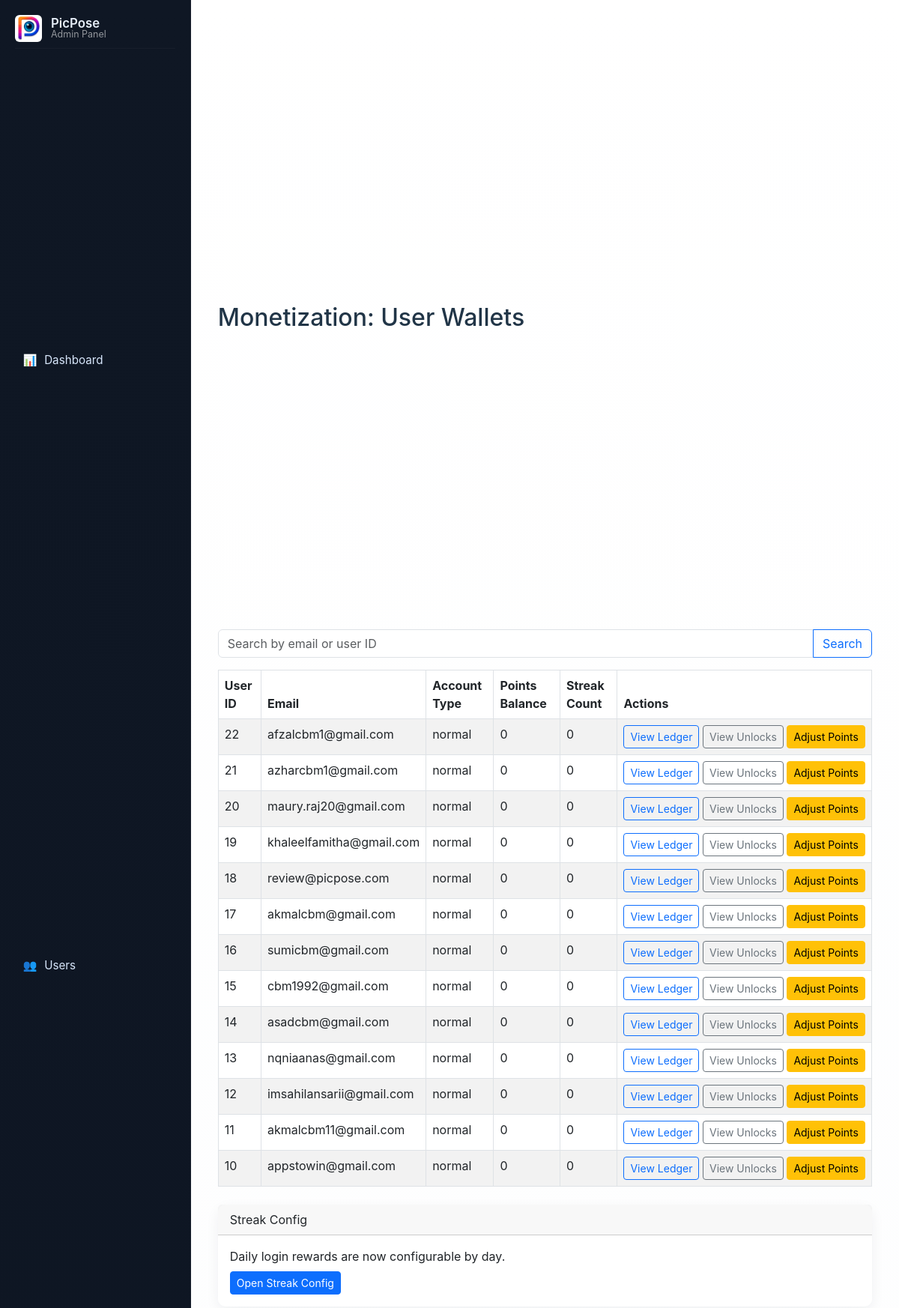
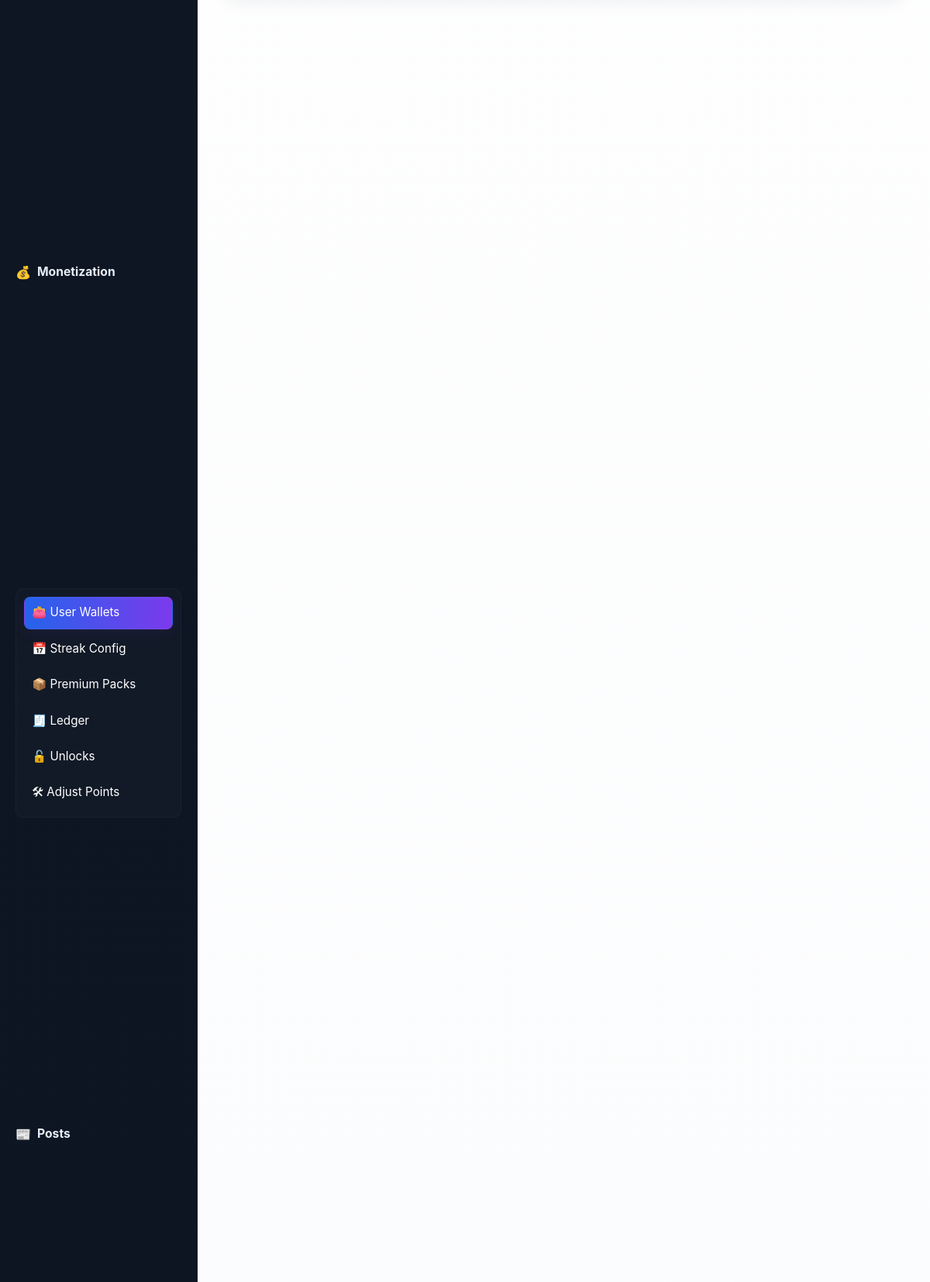
The page /views/monetization/user_wallets.php (signed in, upper part) on the database its author committed (2 pictures, top to bottom).
### tables this page shows
CREATE TABLE `users` (
  `id` int(11) NOT NULL,
  `username` varchar(100) NOT NULL,
  `display_name` varchar(255) DEFAULT NULL,
  `email` varchar(255) NOT NULL,
  `password` varchar(255) NOT NULL,
  `provider` enum('email','google','facebook','twitter') DEFAULT 'email',
  `social_id` varchar(255) DEFAULT NULL,
  `api_token` varchar(255) DEFAULT NULL,
  `profile_pic` varchar(255) DEFAULT NULL,
  `profile_picture` varchar(500) DEFAULT NULL,
  `bio` text DEFAULT NULL,
  `account_type` enum('normal','premium','ad_free') DEFAULT 'normal',
  `created_at` timestamp NULL DEFAULT current_timestamp(),
  `updated_at` datetime DEFAULT current_timestamp() ON UPDATE current_timestamp(),
  `email_verified` tinyint(1) NOT NULL DEFAULT 0,
  `email_verified_at` datetime DEFAULT NULL
);

### views/monetization/user_wallets.php (the view, shortened to what this page needs)
<?php
require '../../config.php';
$q = trim((string)($_GET['q'] ?? ''));
$page = max(1, (int)($_GET['page'] ?? 1));
$perPage = 20;
$offset = ($page - 1) * $perPage;
$where = 'WHERE 1=1';
$params = [];
$types = '';
$sql = "
    SELECT
        u.id,
        u.email,
        u.account_type,
        COALESCE(w.points_balance, 0) AS points_balance,
        COALESCE(s.streak_count, 0) AS streak_count
    FROM users u
    LEFT JOIN user_wallet w ON w.user_id = u.id
    LEFT JOIN user_streaks s ON s.user_id = u.id
    $where
    ORDER BY u.id DESC
    LIMIT ? OFFSET ?
";
$stmt = $conn->prepare($sql);
if ($types !== '') {
    $bindTypes = $types . 'ii';
    $bindParams = array_merge($params, [$perPage, $offset]);
    $stmt->bind_param($bindTypes, ...$bindParams);
} else {
    $stmt->bind_param('ii', $perPage, $offset);
}
$stmt->execute();
$result = $stmt->get_result();
include '../../includes/header.php';
?>
<div class="container">
  <div class="d-flex justify-content-between align-items-center mb-3">
    <h2 class="mb-0">Monetization: User Wallets</h2>
  </div>
  <form method="GET" class="mb-3">
    <div class="input-group">
      <input type="text" class="form-control" name="q" placeholder="Search by email or user ID" value="<?php echo htmlspecialchars($q); ?>">
      <button type="submit" class="btn btn-outline-primary">Search</button>
    </div>
  </form>
  <table class="table table-bordered table-striped">
    <thead>
      <tr>
        <th>User ID</th>
        <th>Email</th>
        <th>Account Type</th>
        <th>Points Balance</th>
        <th>Streak Count</th>
        <th>Actions</th>
      </tr>
    </thead>
    <tbody>
      <?php while ($row = $result->fetch_assoc()): ?>
        <tr>
          <td><?php echo (int)$row['id']; ?></td>
          <td><?php echo htmlspecialchars((string)$row['email']); ?></td>
          <td><?php echo htmlspecialchars((string)($row['account_type'] ?? 'normal')); ?></td>
          <td><?php echo (int)$row['points_balance']; ?></td>
          <td><?php echo (int)$row['streak_count']; ?></td>
          <td style="white-space:nowrap;">
            <a class="btn btn-sm btn-outline-primary" href="user_ledger.php?user_id=<?php echo (int)$row['id']; ?>">View Ledger</a>
            <a class="btn btn-sm btn-outline-secondary" href="user_unlocks.php?user_id=<?php echo (int)$row['id']; ?>">View Unlocks</a>
            <a class="btn btn-sm btn-warning" href="adjust_points.php?user_id=<?php echo (int)$row['id']; ?>">Adjust Points</a>
          </td>
        </tr>
      <?php endwhile; ?>
    </tbody>
  </table>
  <div id="streak-config" class="card mt-4">
    <div class="card-header">Streak Config</div>
    <div class="card-body">
      <p class="mb-2">Daily login rewards are now configurable by day.</p>
      <a href="streak_config.php" class="btn btn-sm btn-primary">Open Streak Config</a>
    </div>
  </div>
</div>
<?php
include '../../includes/footer.php';
?>

### assets/css/style.css (style rules this page uses)
:root { --sidebar-bg-start: #0f1724; --sidebar-bg-end: #0b1220; --sidebar-text: #e6eef8; --muted: rgba(255,255,255,0.55); --accent-start: #2563eb; --accent-end: #7c3aed; }
html, body { height: 100%; margin: 0; font-family: "Inter", system-ui, -apple-system, "Segoe UI", Roboto, "Helvetica Neue", Arial; background: #f6f8fb; color: #213547; }
.d-flex { display: flex; min-height: 100vh; box-sizing: border-box; }
.card { border-radius: 10px; box-shadow: 0 6px 18px rgba(21, 32, 43, 0.06); border: none; }

### rows shown on the page
users: id "22", email "afzalcbm1@gmail.com", account_type "normal", points_balance "0", streak_count "0"
users: id "21", email "azharcbm1@gmail.com", account_type "normal", points_balance "0", streak_count "0"
users: id "20", email "maury.raj20@gmail.com", account_type "normal", points_balance "0", streak_count "0"
users: id "19", email "khaleelfamitha@gmail.com", account_type "normal", points_balance "0", streak_count "0"
users: id "18", email "review@picpose.com", account_type "normal", points_balance "0", streak_count "0"
users: id "17", email "akmalcbm@gmail.com", account_type "normal", points_balance "0", streak_count "0"
users: id "16", email "sumicbm@gmail.com", account_type "normal", points_balance "0", streak_count "0"
users: id "15", email "cbm1992@gmail.com", account_type "normal", points_balance "0", streak_count "0"
users: id "14", email "asadcbm@gmail.com", account_type "normal", points_balance "0", streak_count "0"
users: id "13", email "nqniaanas@gmail.com", account_type "normal", points_balance "0", streak_count "0"
users: id "12", email "imsahilansarii@gmail.com", account_type "normal", points_balance "0", streak_count "0"
users: id "11", email "akmalcbm11@gmail.com", account_type "normal", points_balance "0", streak_count "0"
users: id "10", email "appstowin@gmail.com", account_type "normal", points_balance "0", streak_count "0"
